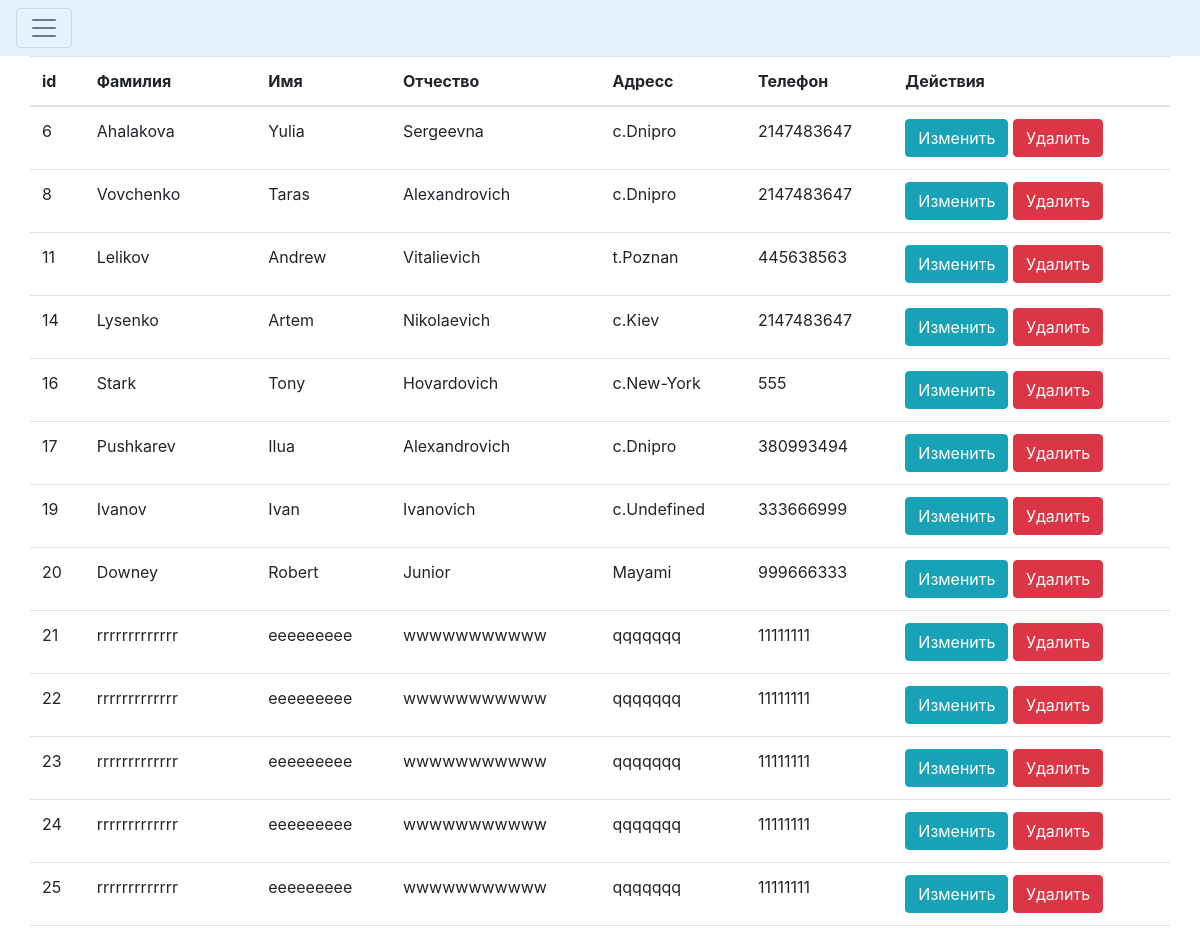
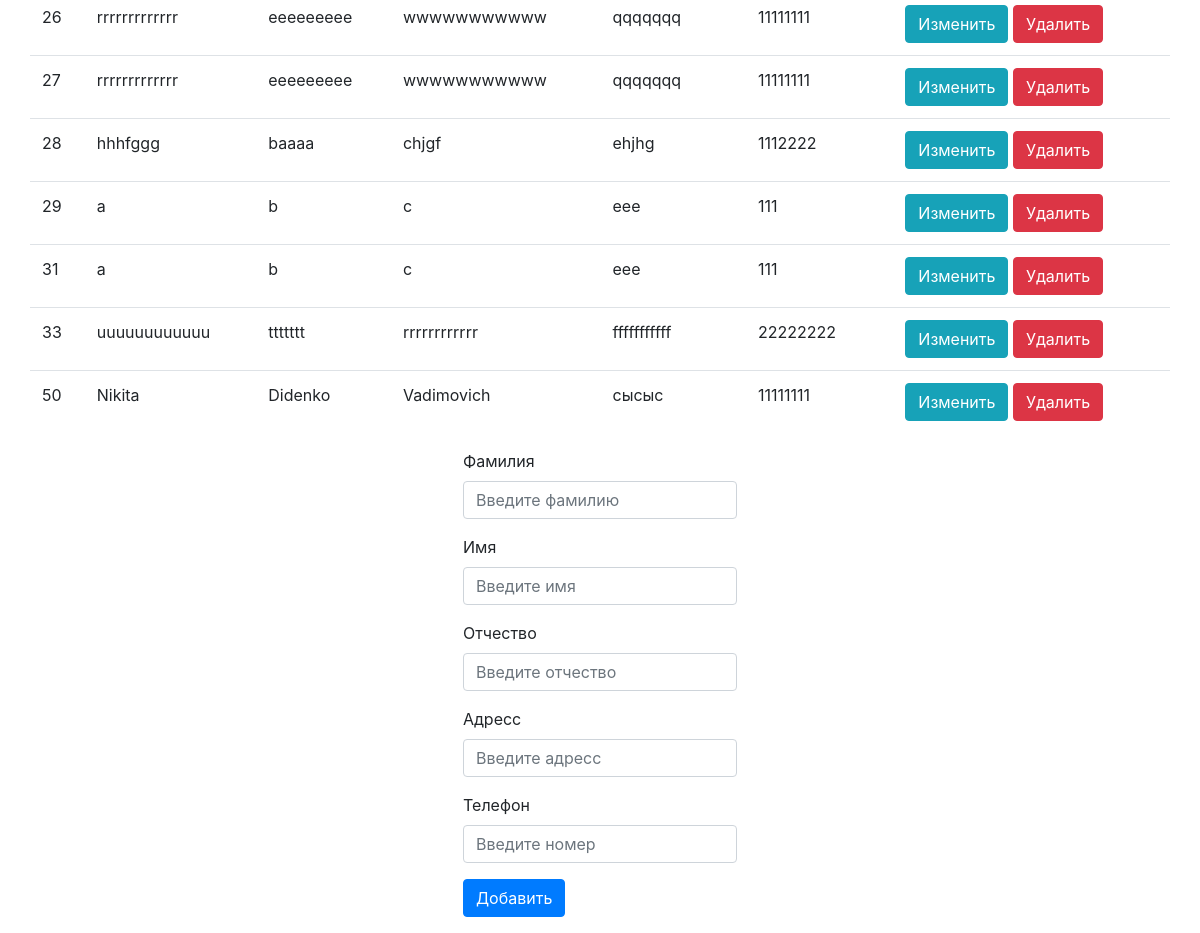
The page /customers.php on the database its author committed (2 pictures, top to bottom).
### tables this page shows
CREATE TABLE IF NOT EXISTS `customers` (
  `id` int(11) NOT NULL AUTO_INCREMENT,
  `surname` varchar(20) NOT NULL,
  `name` varchar(20) NOT NULL,
  `patronymic` varchar(20) NOT NULL,
  `address` varchar(50) NOT NULL,
  `phone` int(11) NOT NULL,
  PRIMARY KEY (`id`)
);

### custProc.php (called while the page is built, shortened)
<?php
$update = false;
$surname = '';
$name = '';
$patronymic = '';
$address = '';
$phone = '';
?>

### customers.php (the view, shortened to what this page needs)
<!DOCTYPE html>
<html>
    <head>
        <link rel="stylesheet" href="https://stackpath.bootstrapcdn.com/bootstrap/4.2.1/css/bootstrap.min.css">
    </head>
    <body>
        <?php require_once 'custProc.php';?>
        <div class="pos-f-t">
            <nav class="navbar navbar-light" style="background-color: #e3f2fd;">
                <button class="navbar-toggler" type="button" data-toggle="collapse" data-target="#navbarToggleExternalContent" aria-controls="navbarToggleExternalContent" aria-expanded="false" aria-label="Toggle navigation">
                    <span class="navbar-toggler-icon"></span>
                </button>
            </nav>
        </div>
        <div class="container">
        <?php
            $mysqli = new mysqli('localhost', 'root', '', 'travel_agency') or die(mysqli_error($mysqli));
            $result = $mysqli->query("SELECT * FROM customers ORDER BY id ASC") or die($mysqli->error);
        ?>
        <div class="row justify-content-center">
            <table class="table">
                <thead>
                    <tr>
                        <th>id</th>
                        <th>Фамилия</th>
                        <th>Имя</th>
                        <th>Отчество</th>
                        <th>Адресс</th>
                        <th>Телефон</th>
                        <th colspan="2">Действия</th>
                    </tr>
                </thead>
        <?php
            while ($row = $result->fetch_assoc()): ?>
                <tr>
                    <td><?php echo $row['id']; ?></td>
                    <td><?php echo $row['surname']; ?></td>
                    <td><?php echo $row['name']; ?></td>
                    <td><?php echo $row['patronymic']; ?></td>
                    <td><?php echo $row['address']; ?></td>
                    <td><?php echo $row['phone']; ?></td>
                    <td>
                        <a href="customers.php?edit=<?php echo $row['id']; ?>"
                           class="btn btn-info">Изменить</a>
                        <a href="custProc.php?delete=<?php echo $row['id']; ?>"
                           class="btn btn-danger">Удалить</a>
                    </td>
                </tr>
            <?php endwhile; ?>
            </table>
        </div>
        <div class="row justify-content-center">
            <form action="custProc.php" method="POST">
            <div class="form-group">
            <label>Фамилия</label>
            <input type="text" name="surname" class="form-control" pattern="[A-Za-zА-Яа-я]{1,}$"
                   value="<?php echo $surname; ?>" placeholder="Введите фамилию" required>
            </div>
            <div class="form-group">
            <label>Имя</label>
            <input type="text" name="name" class="form-control" pattern="[A-Za-zА-Яа-я]{1,}$"
                   value="<?php echo $name; ?>" placeholder="Введите имя" required>
            </div>
            <div class="form-group">
            <label>Отчество</label>
            <input type="text" name="patronymic" class="form-control" pattern="[A-Za-zА-Яа-я]{1,}$"
                   value="<?php echo $patronymic; ?>" placeholder="Введите отчество" required>
            </div>
            <div class="form-group">
            <label>Адресс</label>
            <input type="tel" name="address" class="form-control" pattern="[A-Za-zА-Яа-я]{1,}$"
                   value="<?php echo $address; ?>" placeholder="Введите адресс" required>
            </div>
            <div class="form-group">
            <label>Телефон</label>
            <input type="text" name="phone" class="form-control" pattern="[0-9]{1,}$"
                   value="<?php echo $phone; ?>" placeholder="Введите номер" required>
            </div>
            <div class="form-group">
            <?php
				if($update == true):
            ?>
				<button type="submit" class="btn btn-info" name="update">Обновить</button>
            <?php else: ?>
				<button type="submit" class="btn btn-primary" name="save">Добавить</button>
            <?php endif; ?>
            </div>
        </form>
        </div>
    </div>
    </body>
</html>

### rows shown on the page
customers: id "6", surname "Ahalakova", name "Yulia", patronymic "Sergeevna", address "c.Dnipro", phone "2147483647"
customers: id "8", surname "Vovchenko", name "Taras", patronymic "Alexandrovich", address "c.Dnipro", phone "2147483647"
customers: id "11", surname "Lelikov", name "Andrew", patronymic "Vitalievich", address "t.Poznan", phone "445638563"
customers: id "14", surname "Lysenko", name "Artem", patronymic "Nikolaevich", address "c.Kiev", phone "2147483647"
customers: id "16", surname "Stark", name "Tony", patronymic "Hovardovich", address "c.New-York", phone "555"
customers: id "17", surname "Pushkarev", name "Ilua", patronymic "Alexandrovich", address "c.Dnipro", phone "380993494"
customers: id "19", surname "Ivanov", name "Ivan", patronymic "Ivanovich", address "c.Undefined", phone "333666999"
customers: id "20", surname "Downey", name "Robert", patronymic "Junior", address "Mayami", phone "999666333"
customers: id "21", surname "rrrrrrrrrrrrr", name "eeeeeeeee", patronymic "wwwwwwwwwww", address "qqqqqqq", phone "11111111"
customers: id "22", surname "rrrrrrrrrrrrr", name "eeeeeeeee", patronymic "wwwwwwwwwww", address "qqqqqqq", phone "11111111"
customers: id "23", surname "rrrrrrrrrrrrr", name "eeeeeeeee", patronymic "wwwwwwwwwww", address "qqqqqqq", phone "11111111"
customers: id "24", surname "rrrrrrrrrrrrr", name "eeeeeeeee", patronymic "wwwwwwwwwww", address "qqqqqqq", phone "11111111"
customers: id "25", surname "rrrrrrrrrrrrr", name "eeeeeeeee", patronymic "wwwwwwwwwww", address "qqqqqqq", phone "11111111"
customers: id "26", surname "rrrrrrrrrrrrr", name "eeeeeeeee", patronymic "wwwwwwwwwww", address "qqqqqqq", phone "11111111"
customers: id "27", surname "rrrrrrrrrrrrr", name "eeeeeeeee", patronymic "wwwwwwwwwww", address "qqqqqqq", phone "11111111"
customers: id "28", surname "hhhfggg", name "baaaa", patronymic "chjgf", address "ehjhg", phone "1112222"
customers: id "29", surname "a", name "b", patronymic "c", address "eee", phone "111"
customers: id "31", surname "a", name "b", patronymic "c", address "eee", phone "111"
customers: id "33", surname "uuuuuuuuuuuu", name "ttttttt", patronymic "rrrrrrrrrrrr", address "fffffffffff", phone "22222222"
customers: id "50", surname "Nikita", name "Didenko", patronymic "Vadimovich", address "сысыс", phone "11111111"
